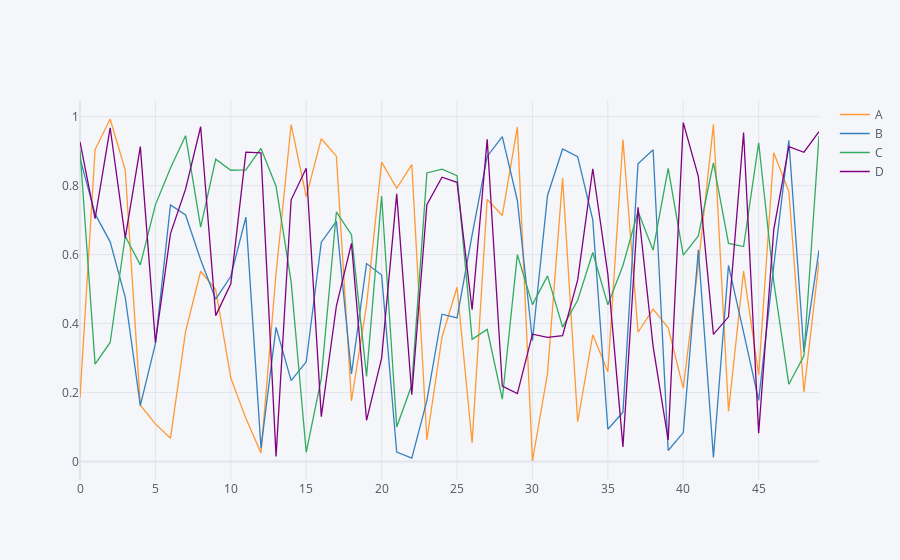

Source (notebook cell):
### Markdown cell above
# Basics

### Code cell
arr_1 = np.random.rand(50, 4)
df_1 = pd.DataFrame(arr_1, columns=['A', 'B', 'C', 'D'])
df_1.head()
df_1.iplot()
